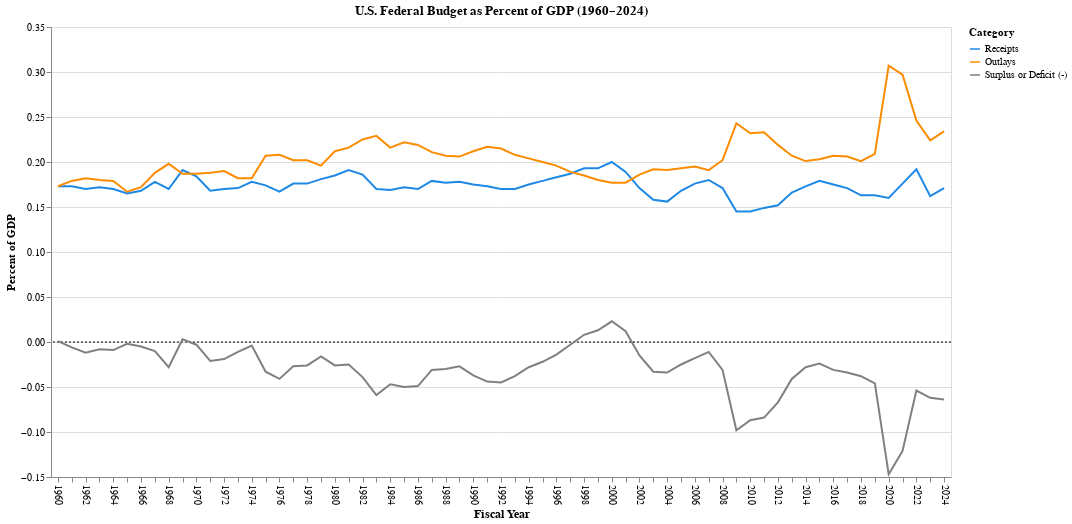

Notebook cell for this chart:
### Code cell
df = pd.read_excel(file_path, sheet_name='Table 1.2')
df['Year'] = pd.to_numeric(df['Years'])
df = df.dropna(subset=['Year'])
df = df[df['Year'] >= 1960]

for col in ['Receipts', 'Outlays', 'Surplus or Deficit (-)']:
    df[col] = pd.to_numeric(df[col].astype(str).str.replace('%', ''))

df_long = df.melt(
    id_vars='Year',
    value_vars=['Receipts', 'Outlays', 'Surplus or Deficit (-)'],
    var_name='Category',
    value_name='Percent_of_GDP'
)

chart = (
    alt.Chart(df_long)
    .mark_line(strokeWidth=2)
    .encode(
        x=alt.X(
            'Year:O',
            title='Fiscal Year',
            axis=alt.Axis(
                labelAngle=90,
                labelFontSize=10,
                titleFontSize=12,
                labelExpr="datum.label % 2 == 0 ? datum.label : ''"
            )
        ),
        y=alt.Y('Percent_of_GDP:Q', title='Percent of GDP'),
        color=alt.Color(
            'Category:N',
            scale=alt.Scale(
                domain=['Receipts', 'Outlays', 'Surplus or Deficit (-)'],
                range=['#1E88E5', '#FB8C00', 'gray']
            ),
            title='Category'
        )
    )
)

zero_line = alt.Chart(pd.DataFrame({'y': [0]})).mark_rule(
    color='black', strokeDash=[2,2]
).encode(y='y:Q')

chart2 = (
    (zero_line + chart)
    .properties(
        title='U.S. Federal Budget as Percent of GDP (1960–2024)',
        width=900,
        height=450
    )
)

chart2

### Figure 1 — Vega-Lite specification as saved in the notebook (floating-point values rounded to 4 significant figures; data arrays with more than 128 entries replaced by an {"elided": "..."} marker saying what was removed)
{"config": {"view": {"continuousWidth": 300, "continuousHeight": 300}}, "layer": [{"data": {"name": "data-a0a55d106695e8d630baff0f16eee66d"}, "mark": {"type": "rule", "color": "black", "strokeDash": [2, 2]}, "encoding": {"y": {"field": "y", "type": "quantitative"}}}, {"data": {"name": "data-cb88280249444270c438592d868ded10"}, "mark": {"type": "line", "strokeWidth": 2}, "encoding": {"color": {"field": "Category", "scale": {"domain": ["Receipts", "Outlays", "Surplus or Deficit (-)"], "range": ["#1E88E5", "#FB8C00", "gray"]}, "title": "Category", "type": "nominal"}, "x": {"axis": {"labelAngle": 90, "labelExpr": "datum.label % 2 == 0 ? datum.label : ''", "labelFontSize": 10, "titleFontSize": 12}, "field": "Year", "title": "Fiscal Year", "type": "ordinal"}, "y": {"field": "Percent_of_GDP", "title": "Percent of GDP", "type": "quantitative"}}}], "height": 450, "title": "U.S. Federal Budget as Percent of GDP (1960–2024)", "width": 900, "$schema": "https://vega.github.io/schema/vega-lite/v5.20.1.json", "datasets": {"data-a0a55d106695e8d630baff0f16eee66d": [{"y": 0}], "data-cb88280249444270c438592d868ded10": {"elided": "195 records"}}}
